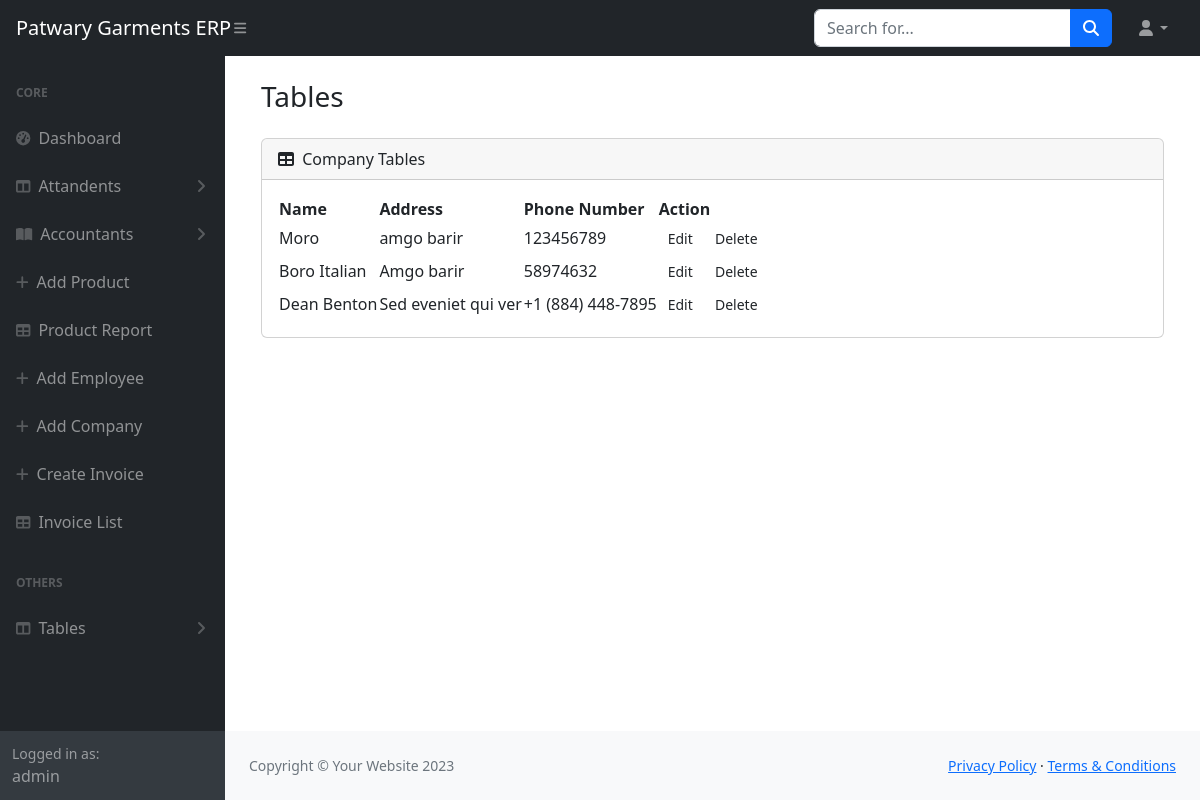
The page /company-list (signed in) on the database its author committed.
### core/models.py (models this page shows, shortened)
class Companies(models.Model):
    name = models.CharField(max_length=300)
    address = models.CharField(max_length=300)
    phone_num= models.CharField(max_length=300)

### core/views.py (the view)
# urls.py: path('company-list',companyList,name="company_list"),
def companyList(request):
    if not request.user.is_authenticated:
        return redirect('signin')
    companys = Companies.objects.all()
    return render(request, 'core/companyList.html',locals())

### core/templates/core/companyList.html (shortened to what this page needs)
{% extends "base/base.html" %} {% load static %}  {% block body %}
<main>
  <div class="container">
    <div class="row justify-content-center p-4">
      <div class="col-12">
        <div class="row mb-3">
          <div class="col-12">
            <h3>Tables</h3>
          </div>
        </div>
        <div class="row">
          <div class="col-12">
            <div class="card mb-3">
              <div class="card-header">
                <i class="fas fa-table me-1"></i>
                Company Tables
              </div>
              <div class="card-body">
                <table id="datatablesSimple">
                  <thead>
                    <tr>
                      <th>Name</th>
                      <th>Address</th>
                      <th>Phone Number</th>
                      <th>Action</th>
                    </tr>
                  </thead>
                  <tbody>
                    {% for company in companys %}
                    <tr>
                      <td> {{company.name}} </td>
                      <td>{{company.address}}</td>
                      <td>{{company.phone_num}}</td>
                      <td>
                        <a class="btn btn-sm" href="">Edit</a>
                        <a class="btn btn-sm" href="">Delete</a>
                      </td>
                    </tr>
                    {% endfor %}
                  </tbody>
                </table>
              </div>
            </div>
          </div>
        </div>
      </div>
    </div>
  </div>
</main>
{% endblock body %}

### templates/base/base.html (shortened to what this page needs)
<!DOCTYPE html>
{% load static %}
<html lang="en">
  <head>
    <link
      href="https://cdn.jsdelivr.net/npm/simple-datatables@7.1.2/dist/style.min.css"
      rel="stylesheet"
    />
    <link href="{% static 'base/css/styles.css' %}" rel="stylesheet" />
  </head>
  <body class="sb-nav-fixed">
    <nav class="sb-topnav navbar navbar-expand navbar-dark bg-dark">
      <a class="navbar-brand ps-3" href="{% url 'dashboard' %}"
        >Patwary Garments ERP</a
      >
      <button
        class="btn btn-link btn-sm order-1 order-lg-0 me-4 me-lg-0"
        id="sidebarToggle"
        href="#!"
      >
        <i class="fas fa-bars"></i>
      </button>
      <form
        class="d-none d-md-inline-block form-inline ms-auto me-0 me-md-3 my-2 my-md-0"
      >
        <div class="input-group">
          <input
            class="form-control"
            type="text"
            placeholder="Search for..."
            aria-label="Search for..."
            aria-describedby="btnNavbarSearch"
          />
          <button class="btn btn-primary" id="btnNavbarSearch" type="button">
            <i class="fas fa-search"></i>
          </button>
        </div>
      </form>
      <ul class="navbar-nav ms-auto ms-md-0 me-3 me-lg-4">
        <li class="nav-item dropdown">
          <a
            class="nav-link dropdown-toggle"
            id="navbarDropdown"
            href="#"
            role="button"
            data-bs-toggle="dropdown"
            aria-expanded="false"
            ><i class="fas fa-user fa-fw"></i
          ></a>
        </li>
      </ul>
    </nav>
    <div id="layoutSidenav">
      <div id="layoutSidenav_nav">
        <nav class="sb-sidenav accordion sb-sidenav-dark" id="sidenavAccordion">
          <div class="sb-sidenav-menu">
            <div class="nav">
              <div class="sb-sidenav-menu-heading">Core</div>
              <a class="nav-link" href="{% url 'dashboard' %}">
                <div class="sb-nav-link-icon">
                  <i class="fas fa-tachometer-alt"></i>
                </div>
                Dashboard
              </a>
              <a
                class="nav-link collapsed"
                href="#"
                data-bs-toggle="collapse"
                data-bs-target="#collapseLayouts"
                aria-expanded="false"
                aria-controls="collapseLayouts"
              >
                <div class="sb-nav-link-icon">
                  <i class="fas fa-columns"></i>
                </div>
                Attandents
                <div class="sb-sidenav-collapse-arrow">
                  <i class="fas fa-angle-down"></i>
                </div>
              </a>
              <a
                class="nav-link collapsed"
                href="#"
                data-bs-toggle="collapse"
                data-bs-target="#collapsePages"
                aria-expanded="false"
                aria-controls="collapsePages"
              >
                <div class="sb-nav-link-icon">
                  <i class="fas fa-book-open"></i>
                </div>
                Accountants
                <div class="sb-sidenav-collapse-arrow">
                  <i class="fas fa-angle-down"></i>
                </div>
              </a>
              <a class="nav-link" href="{% url 'add_products' %}">
                <div class="sb-nav-link-icon"><i class="fas fa-add"></i></div>
                Add Product
              </a>
              <a class="nav-link" href="{% url 'product_report' %}">
                <div class="sb-nav-link-icon"><i class="fas fa-table"></i></div>
                Product Report
              </a>
              <a class="nav-link" href="{% url 'add_employee' %}">
                <div class="sb-nav-link-icon"><i class="fas fa-add"></i></div>
                Add Employee
              </a>
              <a class="nav-link" href="{% url 'add_company' %}">
                <div class="sb-nav-link-icon"><i class="fas fa-add"></i></div>
                Add Company
              </a>
              <a class="nav-link" href="{% url 'add_invoice' %}">
                <div class="sb-nav-link-icon"><i class="fas fa-add"></i></div>
                Create Invoice
              </a>
              <a class="nav-link" href="{% url 'invoice_list' %}">
                <div class="sb-nav-link-icon"><i class="fas fa-table"></i></div>
                Invoice List
              </a>
              <div class="sb-sidenav-menu-heading">Others</div>
              <a
                class="nav-link collapsed"
                href="#"
                data-bs-toggle="collapse"
                data-bs-target="#collapseLayouts1"
                aria-expanded="false"
                aria-controls="collapseLayouts1"
              >
                <div class="sb-nav-link-icon">
                  <i class="fas fa-columns"></i>
                </div>
                Tables
                <div class="sb-sidenav-collapse-arrow">
                  <i class="fas fa-angle-down"></i>
                </div>
              </a>
            </div>
          </div>
          <div class="sb-sidenav-footer">
            <div class="small">Logged in as:</div>
            {{request.user.username}}
          </div>
        </nav>
      </div>
      <div id="layoutSidenav_content">
        {% block body %}{% endblock body %}
        <footer class="py-4 bg-light mt-auto">
          <div class="container-fluid px-4">
            <div
              class="d-flex align-items-center justify-content-between small"
            >
              <div class="text-muted">Copyright &copy; Your Website 2023</div>
              <div>
                <a href="#">Privacy Policy</a>
                &middot;
                <a href="#">Terms &amp; Conditions</a>
              </div>
            </div>
          </div>
        </footer>
      </div>
    </div>
  </body>
</html>

### rows shown on the page
Companies: name "Moro", address "amgo barir", phone_num "123456789"
Companies: name "Boro Italian", address "Amgo barir", phone_num "58974632"
Companies: name "Dean Benton", address "Sed eveniet qui ver", phone_num "+1 (884) 448-7895"

### other values the page prints
{{ request.user.username }} "admin"
